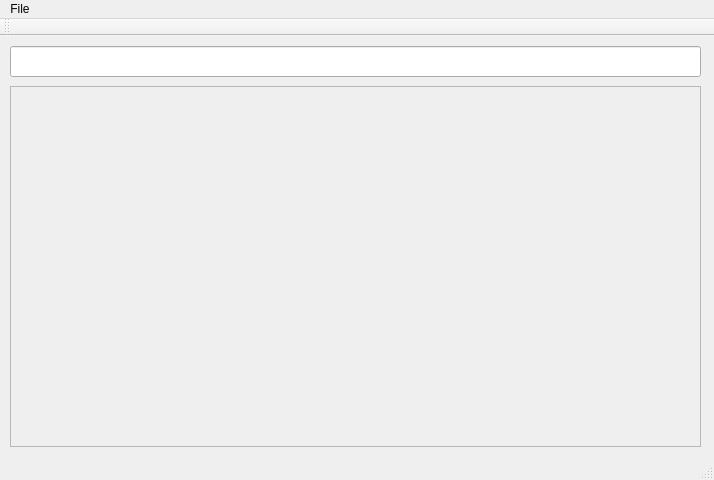
<?xml version="1.0" encoding="UTF-8"?>
<ui version="4.0">
 <class>MainWindow</class>
 <widget class="QMainWindow" name="MainWindow">
  <property name="geometry">
   <rect>
    <x>0</x>
    <y>0</y>
    <width>714</width>
    <height>480</height>
   </rect>
  </property>
  <property name="windowTitle">
   <string>MainWindow</string>
  </property>
  <widget class="QWidget" name="centralWidget">
   <widget class="QPlainTextEdit" name="plainTextEdit">
    <property name="enabled">
     <bool>false</bool>
    </property>
    <property name="geometry">
     <rect>
      <x>10</x>
      <y>50</y>
      <width>691</width>
      <height>361</height>
     </rect>
    </property>
   </widget>
   <widget class="QLineEdit" name="lineEdit">
    <property name="geometry">
     <rect>
      <x>10</x>
      <y>10</y>
      <width>691</width>
      <height>31</height>
     </rect>
    </property>
    <property name="alignment">
     <set>Qt::AlignRight|Qt::AlignTrailing|Qt::AlignVCenter</set>
    </property>
   </widget>
  </widget>
  <widget class="QMenuBar" name="menuBar">
   <property name="geometry">
    <rect>
     <x>0</x>
     <y>0</y>
     <width>714</width>
     <height>23</height>
    </rect>
   </property>
   <widget class="QMenu" name="menuFile">
    <property name="title">
     <string>File</string>
    </property>
   </widget>
   <addaction name="menuFile"/>
  </widget>
  <widget class="QToolBar" name="mainToolBar">
   <attribute name="toolBarArea">
    <enum>TopToolBarArea</enum>
   </attribute>
   <attribute name="toolBarBreak">
    <bool>false</bool>
   </attribute>
  </widget>
  <widget class="QStatusBar" name="statusBar"/>
 </widget>
 <layoutdefault spacing="6" margin="11"/>
 <resources/>
 <connections/>
</ui>
